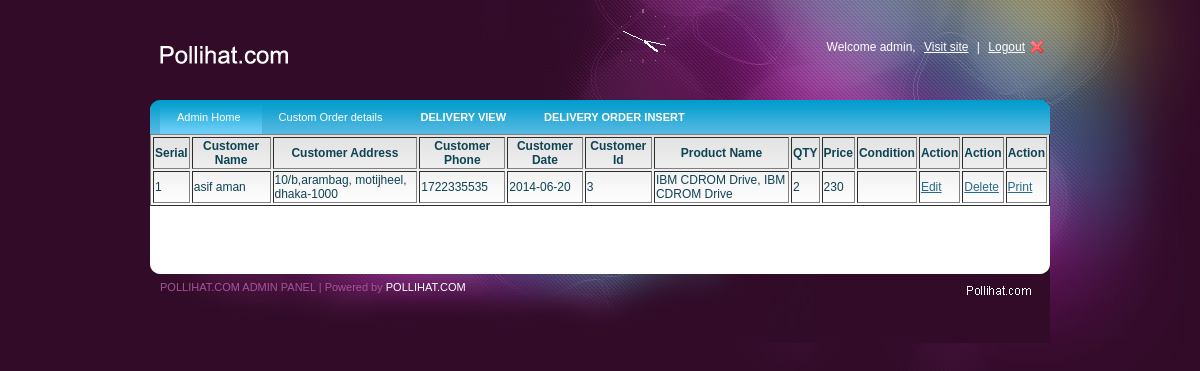
The page /adminpanel/delivery_order.php (signed in) on the database its author committed.
### tables this page shows
CREATE TABLE IF NOT EXISTS `delivery_order` (
  `serial` int(250) NOT NULL AUTO_INCREMENT,
  `name` varchar(5000) NOT NULL,
  `address` varchar(5000) NOT NULL,
  `phone` int(250) NOT NULL,
  `date` date NOT NULL,
  `customerid` int(250) NOT NULL,
  `product_name` varchar(5000) NOT NULL,
  `qty` int(250) NOT NULL,
  `price` int(250) NOT NULL,
  `condition` varchar(500) NOT NULL,
  PRIMARY KEY (`serial`)
);

### adminpanel/delivery_order.php (the view, shortened to what this page needs)
<?php
if (!isset($_POST['submit']))
{
?>
<?php
$user_check=$_SESSION['user'];
$ses_sql=mysql_query("select username from adminlogin where username='$user_check' ");
$row=mysql_fetch_array($ses_sql);
$login_session=$row['username'];
?>
<!DOCTYPE html PUBLIC "-//W3C//DTD XHTML 1.0 Transitional//EN" "http://www.w3.org/TR/xhtml1/DTD/xhtml1-transitional.dtd">
<html xmlns="http://www.w3.org/1999/xhtml">
<head>
<link rel="stylesheet" type="text/css" href="style.css" />
<link rel="stylesheet" type="text/css" media="all" href="niceforms-default.css" />
</head>
<body>
<div id="main_container">
	<div class="header">
    <div class="logo"><a href="#"><img src="images/logo.gif" alt="" title="" border="0" /></a></div>
    <div class="right_header">Welcome <?php echo $login_session ?>, <a href="http://pollihat.com" target="_blank">Visit site</a> | <a href="logout.php" class="logout">Logout</a></div>
    <div id="clock_a"></div>
    </div>
    <div class="main_content">
                    <div class="menu">
                    <ul>
                    <li><a class="current" href="index.php">Admin Home</a></li>
                    <li><a href="order_detail.php">Custom Order details</a></li>
                     <li ><a href="delivery_order.php"><b>DELIVERY VIEW</b></a></li>
                     <li ><a href="delivery_order_home.php"><b>DELIVERY ORDER INSERT</b></a></li>
                    </ul>
                    </div>
                    <div align="center">
<?php
$result = mysql_query("SELECT * FROM delivery_order ORDER BY serial DESC");
if(mysql_num_rows($result) > 0)
{
echo "<table border='1' weight='100%' >
<tr >
<th>Serial</th>
<th>Customer Name</th>
<th>Customer Address</th>
<th>Customer Phone</th>
<th>Customer Date</th>
<th>Customer Id</th>
<th>Product Name</th>
<th>QTY</th>
<th>Price</th>
<th>Condition</th>
<th>Action</th>
<th>Action</th>
<th>Action</th>
</tr>";
while($row = mysql_fetch_array($result))
  {
  echo "<tr>";  echo "<td>" . $row['serial'] . "</td>";
                  echo "<td>" . $row['name'] . "</td>";
                  echo "<td>" . $row['address'] . "</td>";
                  echo "<td>" . $row['phone'] . "</td>";
				   echo "<td>" . $row['date'] . "</td>";
				    echo "<td>" . $row['customerid'] . "</td>";
					 echo "<td>" . $row['product_name'] . "</td>";
					  echo "<td>" . $row['qty'] . "</td>";
					   echo "<td>" . $row['price'] . "</td>";
					    echo "<td>" . $row['condition'] . "</td>";
			   echo "<td><a href=\"delivery_order_edit.php?serial=".$row['serial']."\">Edit</a></td>";
			  echo "<td><a href=\"delivery_order_delete.php?serial=".$row['serial']."\" onclick=\"return window.confirm('Are you sure you want to delete?')\">Delete</a></td>";
              echo "<td><a href=\"print_delivery_order.php?serial=".$row['serial']."\">Print</a></td>";
  echo "</tr>";
  }
echo "</table>";
}
?>
  </div>
    </div>
    <div class="footer">
    	<div class="left_footer">POLLIHAT.COM ADMIN PANEL | Powered by <a href="http://pollihat.com" target="_blank">POLLIHAT.COM</a></div>
    	<div class="right_footer"><a href="http://pollihat.com" target="_blank"><img src="images/indeziner_logo.gif" alt="" title="" border="0" /></a></div>
    </div>
</div>
</body>
<?php }
?>
</html>

### adminpanel/style.css (style rules this page uses)
body { background:url(images/bg.jpg) no-repeat center top #310b28; font-family:Arial, Helvetica, sans-serif; padding:0; font-size:12px; margin:0 auto; color: #0e4354; }
a { color:#256c89; }
#main_container { margin:0 auto; width:900px; padding:0px 0 0px 0; }
.header { width:900px; height:100px; }
.logo { float:left; padding:35px 0 0 0; }
#clock_a { float:right; padding:15px 0 0 0; }
.right_header { width:350px; float:right; text-align:right; color:#FFFFFF; padding:40px 0 0 0; }
.right_header a { margin:0 5px 0 5px; text-decoration:underline; color:#FFFFFF; }
.right_header a.logout { background:url(images/user_logout.png) no-repeat right; padding-right:20px; }
.main_content { margin:0 auto; width:900px; height:auto; padding:0px 0 50px 0; background:url(images/menu_bg.jpg) no-repeat center top #fff; }
.footer { width:900px;height:87px;background:url(images/footer_bg.jpg) no-repeat center top; }
.left_footer { float:left;padding:25px 0 0 10px;color:#a8549b;font-size:11px; }
.left_footer a { color:#FFFFFF;text-decoration:none; }
.right_footer { float:right;padding:25px 10px 0 0; }
.menu { font-size:11px;padding:0px 10px 0 10px; float:left; width:880px; }
.menu ul { padding:0;margin:0;list-style-type:none; height:34px; }
.menu ul li { float:left;height:34px;line-height:34px; }
.menu a, .menu a:visited { display:block;float:left;height:100%;font-size:11px;text-decoration:none;color:#fff;padding:0 21px 0 17px; }
.menu a.current { background:url(images/menu_bg.gif) repeat-x center; }

### rows shown on the page
delivery_order: serial "1", name "asif aman", address "10/b,arambag, motijheel, dhaka-1000", phone "1722335535", date "2014-06-20", customerid "3", product_name "IBM CDROM Drive, IBM CDROM Drive", qty "2", price "230"

### other values the page prints
$login_session "admin"
